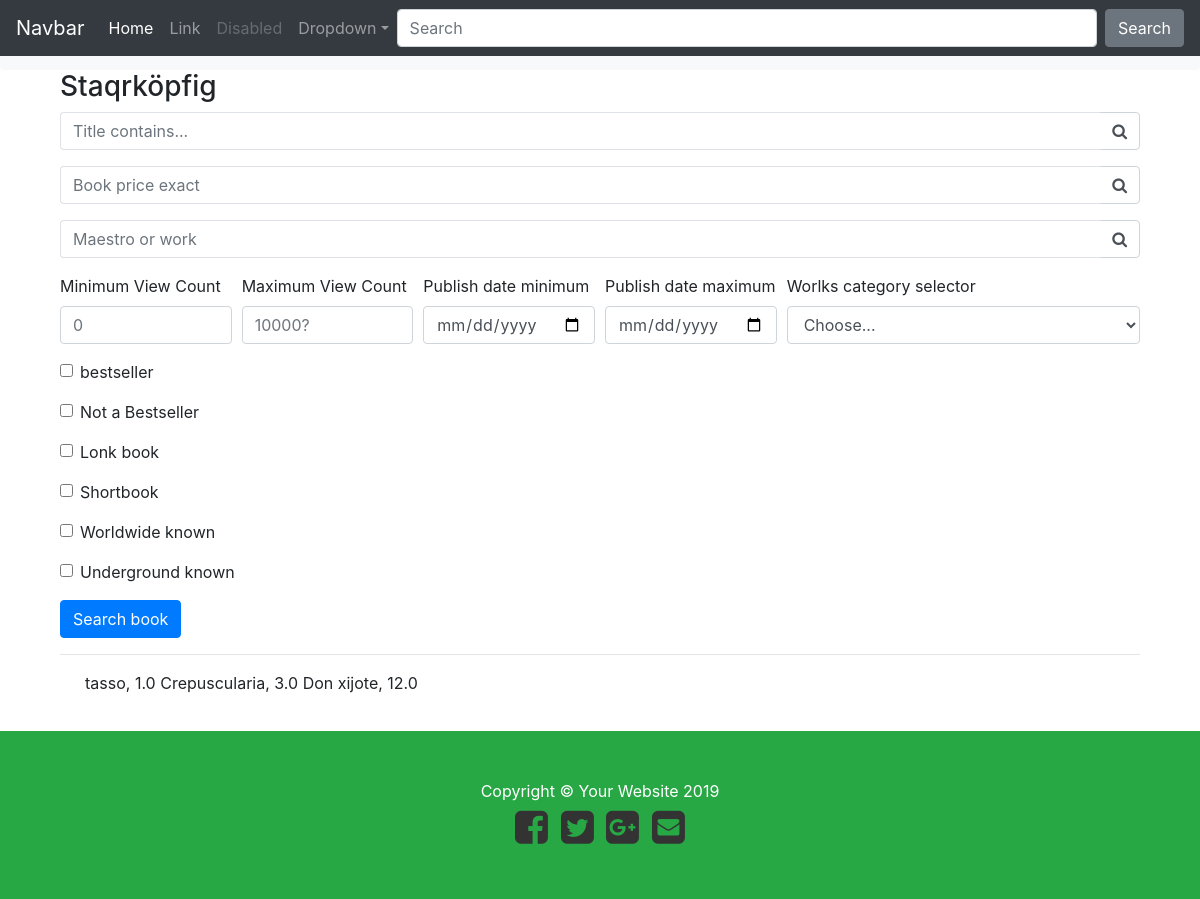
Before: /search/search_formularView/ with the older database file.
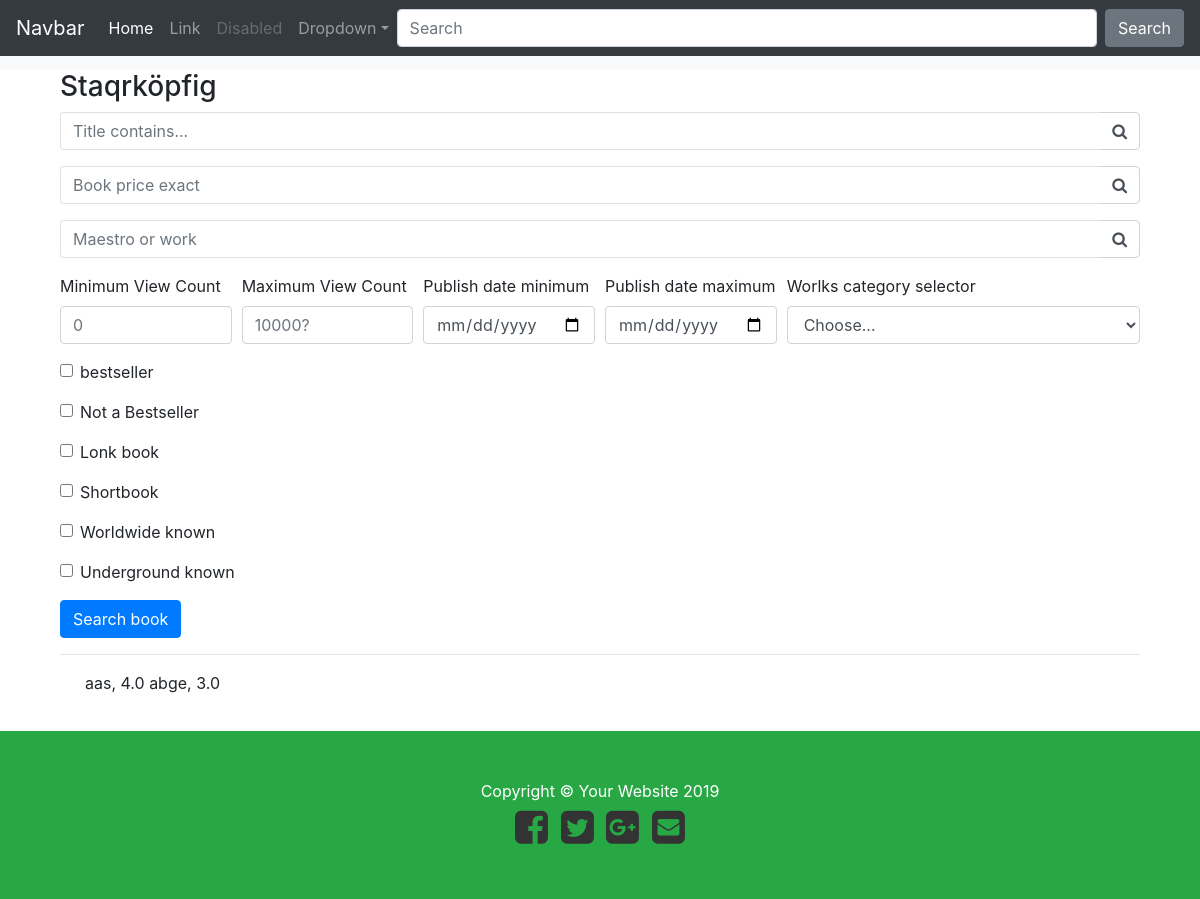
After: the same page with the newer database file.
### literature/models.py (models this page shows, shortened)
class Work(models.Model):
  maestros = models.ManyToManyField(Maestro)
  title = models.CharField(max_length=50)
  publication_date = models.DateTimeField()
  views = models.IntegerField(default=0)
  description = models.CharField(max_length=630)
  slug = models.SlugField() #work description
  cover = models.ImageField()
  price = models.FloatField()
  bestseller = models.BooleanField(default=False)
  longbook = models.BooleanField(default=False)
  worldwide_appreciated = models.BooleanField(default=False)

### search/views.py (the view)
# urls.py: path('search/search_formularView/', search_formularView, name='formular'),
def search_formularView(request):
  qs = Work.objects.all()
  title_contains_query = request.GET.get('title_contains')
  work_price_query = request.GET.get('work_price')
  maestros_or_title_query = request.GET.get('maestros_or_title')
  view_count_min = request.GET.get('view_count_min')
  view_count_max = request.GET.get('view_count_max')
  date_min = request.GET.get('date_min')
  date_max = request.GET.get('date_max')
  bestseller = request.GET.get('bestseller')
  not_bestseller = request.GET.get('notbestseller')
  is_longbook = request.GET.get('longbook')
  is_shortbook = request.GET.get('isshortbook')
  worldwide_appreciated = request.GET.get('worldwide_appreciated')
  underground_appreciation = request.GET.get('underground_appreciation')
  if is_valid_search_queryparam(title_contains_query):
    qs = qs.filter(title__icontains=title_contains_query)
  elif is_valid_search_queryparam(work_price_query):
    qs = qs.filter(price__iexact=work_price_query)
  elif is_valid_search_queryparam(maestros_or_title_query):
    qs = qs.filter(Q(title__icontains=maestros_or_title_query)
                       | Q(maestros__completename__icontains=maestros_or_title_query)
                       ).distinct()
  if is_valid_search_queryparam(view_count_min):
        qs = qs.filter(views__gte=view_count_min)
  if is_valid_search_queryparam(view_count_max):
        qs = qs.filter(views__lt=view_count_max)
  if is_valid_search_queryparam(date_min):
        qs = qs.filter(publication_date__gte=date_min)
  if is_valid_search_queryparam(date_max):
        qs = qs.filter(publication_date__lt=date_max)
  if bestseller == 'on':
        qs = qs.filter(bestseller=True)
  elif not_bestseller == 'on':
        qs = qs.filter(bestseller=False)
  if is_longbook == 'on':
        qs = qs.filter(longbook=True)
  elif is_shortbook == 'on':
        qs = qs.filter(longbook=False)
  if worldwide_appreciated == 'on':
        qs = qs.filter(worldwide_appreciated=True)
  elif underground_appreciation == 'on':
        qs = qs.filter(worldwide_appreciated=False)
  context = {
    'queryset': qs,
  }
  return render(request, "search_form.html", context)

### search/views.py (called while the page is built)
def is_valid_search_queryparam(param):
  return param != '' and param is not None

### templates/search_form.html (shortened to what the changed rows need)
{% extends "base.html" %}
  {% block content %}
    <link rel="stylesheet" href="static/css/custom.css">
<link rel="stylesheet" href="https://stackpath.bootstrapcdn.com/bootstrap/4.3.1/css/bootstrap.min.css">
  </head>
  <body>
<main role="main" class="container">
<div class="row">
  <ul>
    {% for work in queryset %}
      {{ work.title }}, {{ work.price }} {{ work.maestro.completename }}
    {% endfor %}
  </ul>
</div>
</main>
</html>
{% endblock %}

Changed rows visible on the page:
removed Work: title "tasso", price "1.0"
removed Work: title "Crepuscularia", price "3.0"
removed Work: title "Don xijote", price "12.0"
added Work: title "aas", price "4.0"
added Work: title "abge", price "3.0"
